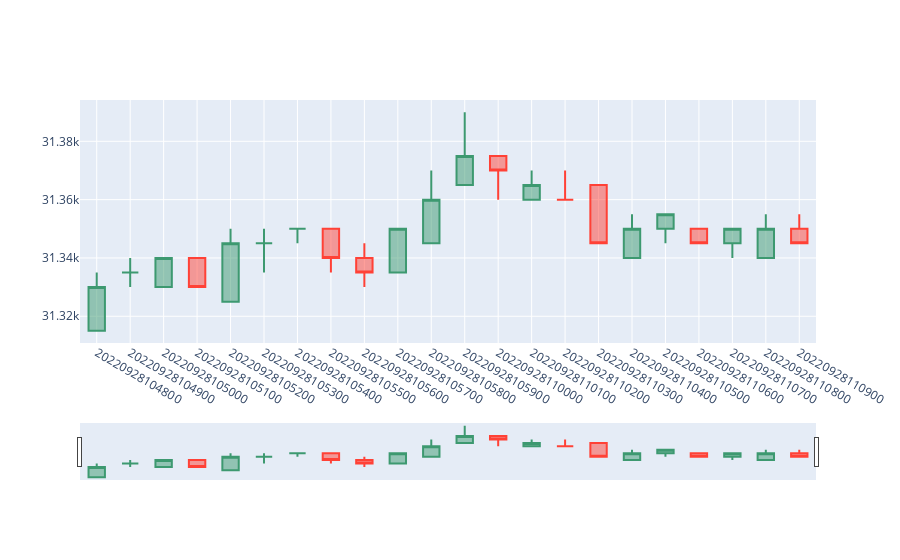

The notebook cell saved with this chart:
### Code cell
fig = go.Figure(data=[go.Candlestick(x=real_minute_df.query("st_code=='069500'")['dt'],
                open=real_minute_df.query("st_code=='069500'")['open'],
                high=real_minute_df.query("st_code=='069500'")['high'],
                low=real_minute_df.query("st_code=='069500'")['low'],
                close=real_minute_df.query("st_code=='069500'")['close'])])
fig.show()
